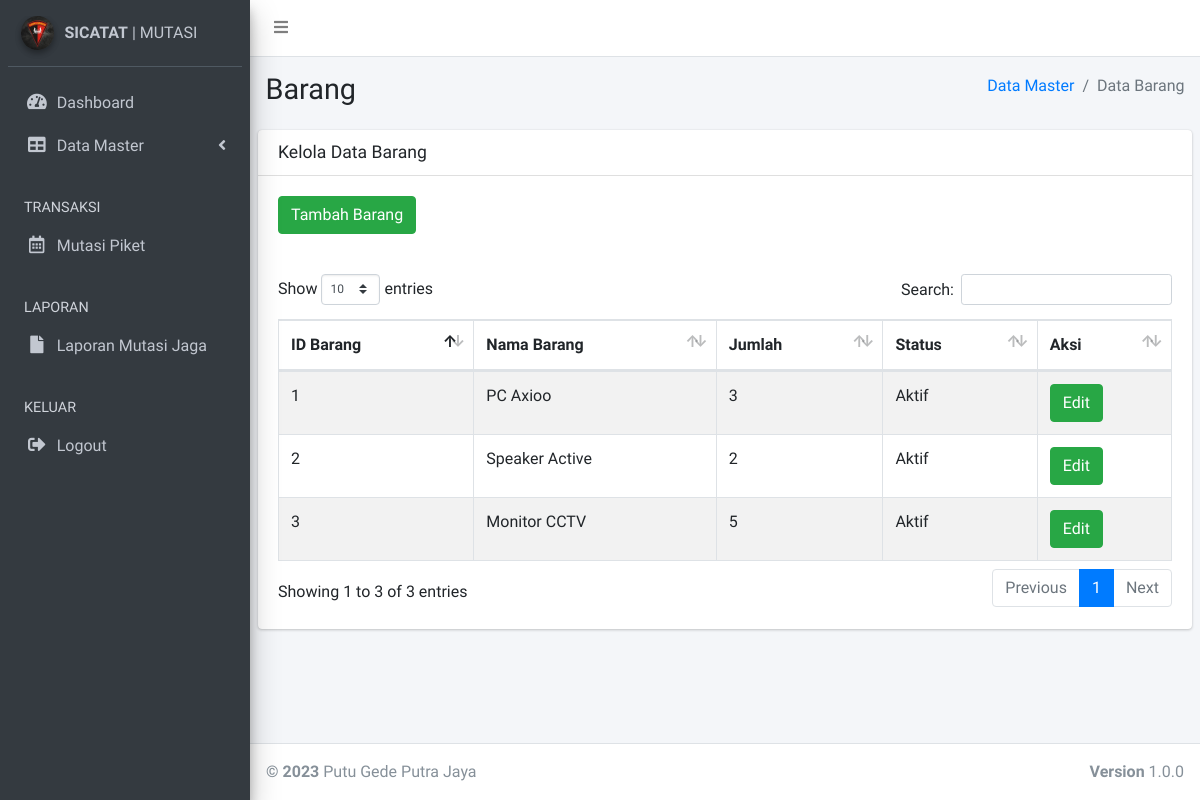
The app's page /barang.php (signed in), older data.
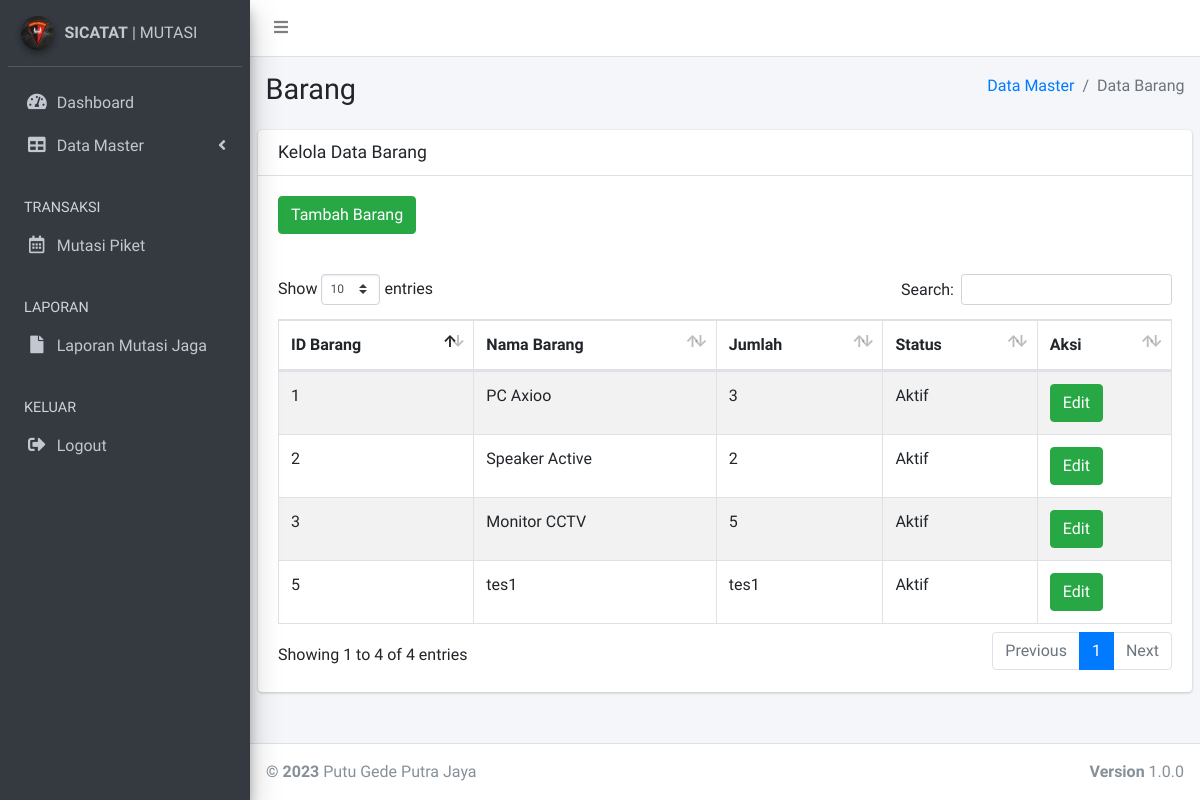
The same page, newer data.
### tables this page shows
CREATE TABLE `tb_barang` (
  `id_barang` int(11) NOT NULL,
  `nama_barang` varchar(1024) DEFAULT NULL,
  `jml_barang` varchar(1024) DEFAULT NULL,
  `status_brg` smallint(6) DEFAULT NULL
);

### barang.php (the view, shortened to what the changed rows need)
<?php
    include "koneksi.php";
?>
<!DOCTYPE html>
<html>
<head>
  <link rel="stylesheet" href="plugins/fontawesome-free/css/all.min.css">
  <link rel="stylesheet" href="https://code.ionicframework.com/ionicons/2.0.1/css/ionicons.min.css">
  <link rel="stylesheet" href="plugins/datatables-bs4/css/dataTables.bootstrap4.css">
  <link rel="stylesheet" href="dist/css/adminlte.min.css">
</head>
<body class="hold-transition sidebar-mini">
<div class="wrapper">
  <div class="content-wrapper">
    <section class="content-header">
      <div class="container-fluid">
        <div class="row mb-2">
          <div class="col-sm-6">
            <h1>Barang</h1>
          </div>
        </div>
      </div>
    </section>
    <section class="content">
      <div class="row">
        <div class="col-12">
          <div class="card">
            <div class="card-header">
              <h3 class="card-title">Kelola Data Barang</h3>
            </div>
            <div class="card-body">
              <div class="button-table">
              </div>
            </div>
            <div class="card-body">
              <table id="example1" class="table table-bordered table-striped">
                <thead>
                <tr>
                  <th>ID Barang</th>
                  <th>Nama Barang</th>
                  <th>Jumlah</th>
                  <th>Status</th>
                  <th>Aksi</th>
                </tr>
                </thead>
                <tbody>
          <?php
          $query = mysqli_query($conn,"SELECT * FROM tb_barang");
          while ($data = mysqli_fetch_assoc($query))
          {
          ?>
            <tr>
              <td><?php echo $data['id_barang']; ?></td>
              <td><?php echo $data['nama_barang']; ?></td>
              <td><?php echo $data['jml_barang']; ?></td>
                <?php
                  if ($data['status_brg']==1){
                    echo "<td>Aktif</td>";
                  }else{
                    echo "<td>Tidak Aktif</td>";
                  }
                ?>
              <td>
                <a href="#" type="button" class="btn btn-success btn-md" data-toggle="modal" data-target="#myModal<?php echo $data['id_barang']; ?>">Edit</a>
              </td>
            </tr>
          <?php
          }
          ?>
        </tbody>
              </table>
            </div>
          </div>
        </div>
      </div>
    </section>
  </div>
</div>
</body>
</html>

Row changes from the older to the newer data that the page shows:
added tb_barang: id_barang "5", nama_barang "tes1", jml_barang "tes1", status_brg "Aktif"
Text that changed along with them:
text written by a page script: "Show entries Search: Showing 1 to 3 of 3 entries Previous 1 Next" → "Show entries Search: Showing 1 to 4 of 4 entries Previous 1 Next"
